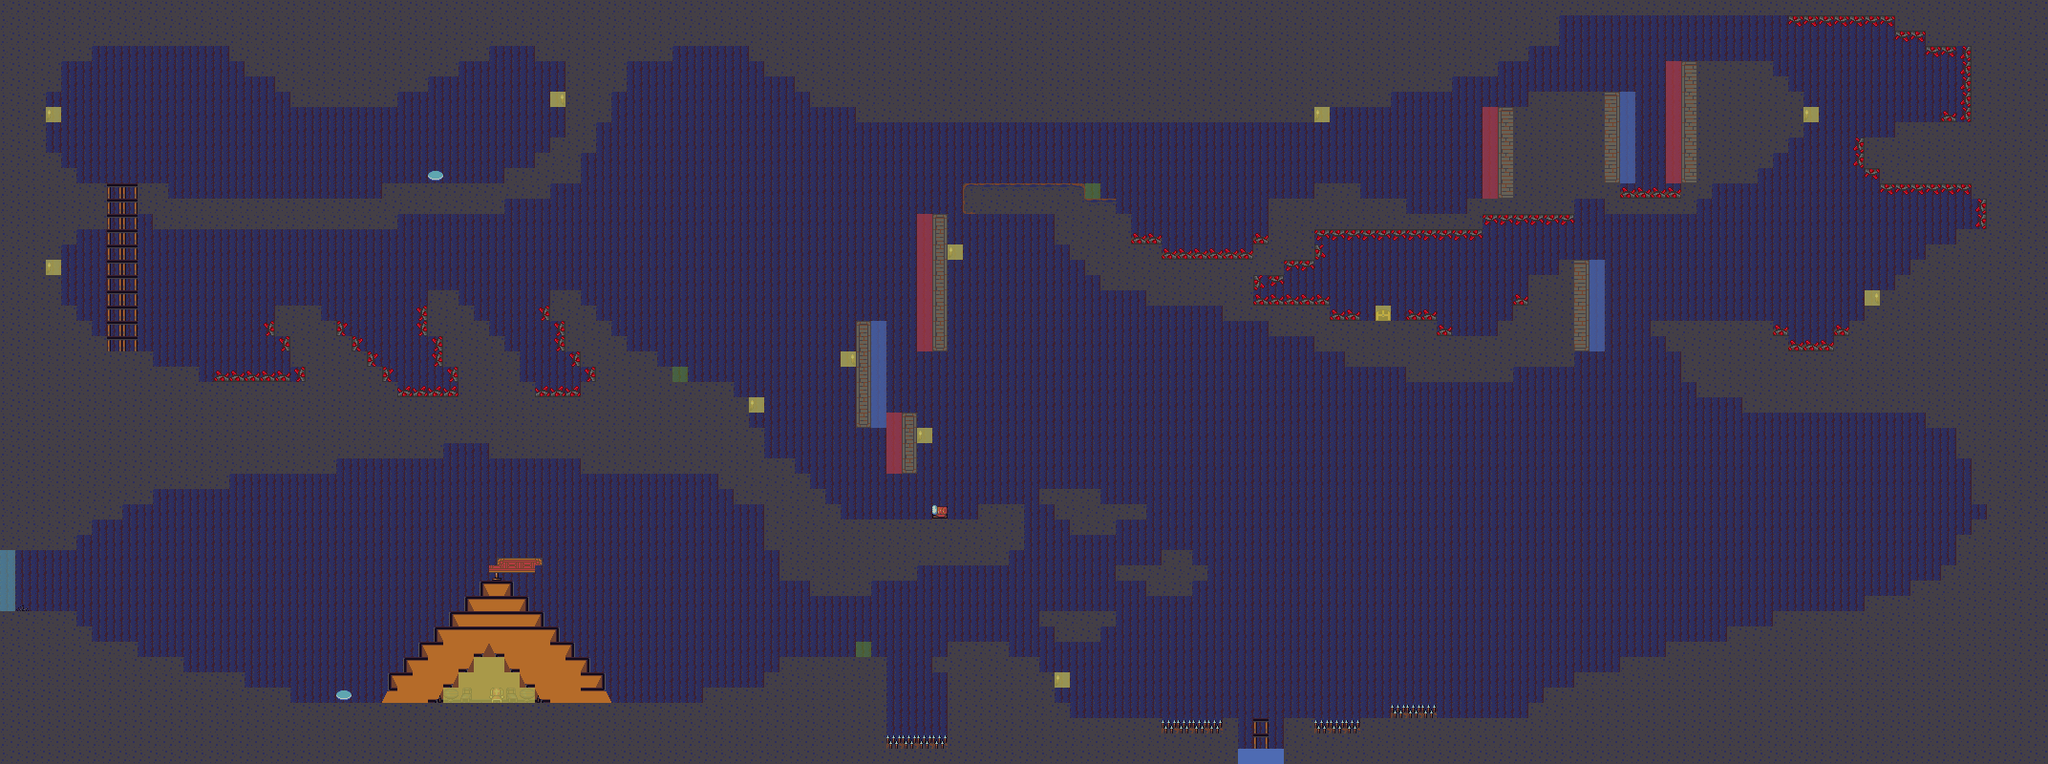

The image is a tile-based game level rendered from a .tmx file. Its description and source (layers, tilesets, objects; grid data summarised) follow:
An orthogonal 134x50 tile map with 16x16 px tiles, 22 tile layers (Background, Walls, Ladders, Walls_climb_r, ...), 7 tilesets.

<map version="1.10" tiledversion="1.11.2" orientation="orthogonal" renderorder="right-down" width="134" height="50" tilewidth="16" tileheight="16" infinite="0" nextlayerid="49" nextobjectid="1">
 <tileset firstgid="1" source="DawnLike/Tsx_files/vbcnncbv.tsx" />
 <tileset firstgid="129" source="DawnLike/Tsx_files/Trap0.tsx" />
 <tileset firstgid="169" source="DawnLike/Tsx_files/Floor.tsx" />
 <tileset firstgid="988" source="DawnLike/Tsx_files/Ammo.tsx" />
 <tileset firstgid="1036" source="DawnLike/Tsx_files/Decor0.tsx" />
 <tileset firstgid="1212" source="DawnLike/Tsx_files/Wall.tsx" />
 <tileset firstgid="2232" source="DawnLike/Tsx_files/Ground0.tsx" />
 <layer id="24" name="Background" width="134" height="50">
  <data>[6700 cells, 6569 non-empty, 1 distinct tile ids]</data>
 </layer>
 <layer id="25" name="Walls" width="134" height="50">
  <data>[6700 cells, 2745 non-empty, 14 distinct tile ids]</data>
 </layer>
 <layer id="26" name="Ladders" width="134" height="50">
  <data>[6700 cells, 25 non-empty, 1 distinct tile ids]</data>
 </layer>
 <layer id="27" name="Walls_climb_r" width="134" height="50" opacity="0.67">
  <data>[6700 cells, 27 non-empty, 1 distinct tile ids]</data>
 </layer>
 <layer id="28" name="Walls_climb_l" width="134" height="50" opacity="0.68">
  <data>[6700 cells, 19 non-empty, 1 distinct tile ids]</data>
 </layer>
 <layer id="29" name="Safe_point" width="134" height="50" opacity="0.51">
  <data>[6700 cells, 3 non-empty, 1 distinct tile ids]</data>
 </layer>
 <layer id="47" name="Enter_2" width="134" height="50">
  <data>[6700 cells, 3 non-empty, 1 distinct tile ids]</data>
 </layer>
 <layer id="30" name="Enter_1" width="134" height="50" opacity="0.59">
  <data>[6700 cells, 4 non-empty, 1 distinct tile ids]</data>
 </layer>
 <layer id="32" name="Reborn_point" width="134" height="50">
  <data>[6700 cells, 2 non-empty, 2 distinct tile ids]</data>
 </layer>
 <layer id="33" name="Decor_back_b" width="134" height="50">
  <data>[6700 cells, 22 non-empty, 2 distinct tile ids]</data>
 </layer>
 <layer id="34" name="Decor_back" width="134" height="50">
  <data>[6700 cells, 52 non-empty, 7 distinct tile ids]</data>
 </layer>
 <layer id="35" name="Decor_back_f" width="134" height="50">
  <data>[6700 cells, 73 non-empty, 8 distinct tile ids]</data>
 </layer>
 <layer id="48" name="Reborn_bed" width="134" height="50">
  <data>[6700 cells, 1 non-empty, 1 distinct tile ids]</data>
 </layer>
 <layer id="42" name="King" width="134" height="50">
  <data>[6700 cells, 1 non-empty, 1 distinct tile ids]</data>
 </layer>
 <layer id="43" name="Gugunek" width="134" height="50">
  <data>[6700 cells, 1 non-empty, 1 distinct tile ids]</data>
 </layer>
 <layer id="44" name="Barrier_l" width="134" height="50">
  <data>[6700 cells, 0 non-empty, 0 distinct tile ids]</data>
 </layer>
 <layer id="37" name="Chests" width="134" height="50">
  <data>[6700 cells, 1 non-empty, 1 distinct tile ids]</data>
 </layer>
 <layer id="38" name="Tablets" width="134" height="50">
  <data>[6700 cells, 0 non-empty, 0 distinct tile ids]</data>
 </layer>
 <layer id="39" name="Thorns" width="134" height="50">
  <data>[6700 cells, 122 non-empty, 2 distinct tile ids]</data>
 </layer>
 <layer id="46" name="Decor_forw" width="134" height="50">
  <data>[6700 cells, 0 non-empty, 0 distinct tile ids]</data>
 </layer>
 <layer id="40" name="Light" width="134" height="50" opacity="0.74">
  <data>[6700 cells, 24 non-empty, 1 distinct tile ids]</data>
 </layer>
 <layer id="41" name="Darkness" width="134" height="50" opacity="0.16">
  <data>[6700 cells, 6700 non-empty, 1 distinct tile ids]</data>
 </layer>
</map>
